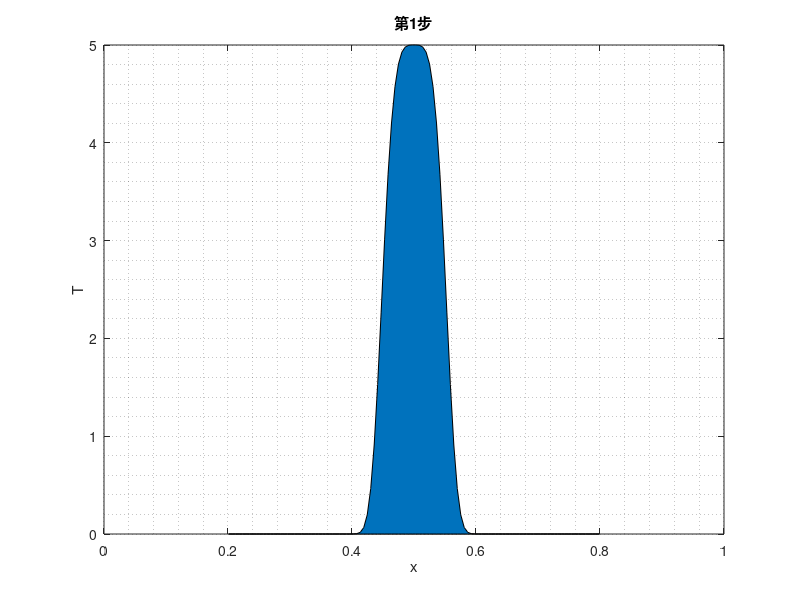

Reproduce this figure in MATLAB. (Note: this script raises an error after producing the figure.)
%% 数值解
clc;clear;close all

% 输入初始条件
% 预设条件
L=1;  % 棒子长度
Nx=180;  % 水平节点数
x=linspace(0,1,Nx);
dx=L/(Nx-1);  % 格点间距
K=1.e-2;  % 热传导系数
A=5;  % 振幅
dt=10;  % 时间步长
mu=(K*dt)/(dx^2);

% 动图参数
Fname='D:\研究生作业\数模作业1\';
GifName='FTCS.gif';
delay=0.1;  % 延迟时间

% 初始时刻，t=0时温度分布
% T0=A*cos((pi/L).*x);  % 按照初始条件得出T0温度分布
% T0=0.5*A*(1+cos(1*x/L*pi));  % PPT中T0温度分布
T0=A*exp( - (x-0.5*L).^4*1.e5 );

% 绘制并写入第一张图
figure
area(x,T0)
grid minor
drawnow
set(gca,'xlim',[0 L],'ylim',[0 A])
title('第1步')
xlabel('x')
ylabel('T')
print([Fname,'1','-dpng']);

V=imread([Fname,num2str(count),'.png']);
[X,map]=rgb2ind(V,256);
imwrite(X,map,[Fname,GifName],'gif','LoopCount',inf,'DelayTime',delay)

% 初始参数
count=0;

T1=zeros(size(T0));  % 储存t=1时刻温度计算值
T2=zeros(size(T0));  % 储存t=2时刻温度计算值


% 开始计算
% 使用FTCS(Forward Time Central Space)
xi=2:Nx-1;  % 头尾格点由初始条件和边界条件给出，xi为需计算格点
while count<5000
    count=count+1;

    T1(xi)=(1-2*mu)*T0(xi) + mu*( T0(xi+1)+T0(xi-1) );
    T1(1)=T1(2);
    T1(end)=T1(end-1);
    
    T0=T1;

    if mod(count,50)==0
        figure(1)
        grid minor
        hold on
        title(['第',num2str(count),'步'])
        xlabel('x')
        ylabel('T')

        area(x,T0)
        hold on
        drawnow
        set(gca,'xlim',[0 L],'ylim',[0 A])
        print([Fname,num2str(count),'-dpng']);

        V=imread([Fname,num2str(count),'.png']);
        [X,map]=rgb2ind(V,256);
        imwrite(X,map,[Fname,GifName],'gif','WriteMode','append','DelayTime',delay)
        
    end

end


%% 解析解
clc;clear;close all

% 输入初始条件
% 预设条件
L=1;  % 棒子长度
Nx=180;  % 水平节点数
x=linspace(0,1,Nx);
dx=L/(Nx-1);  % 格点间距
K=1.e-2;  % 热传导系数
A=5;  % 振幅
dt=10;  % 时间步长
mu=(K*dt)/(dx^2);

% 动图参数
Fname='D:\研究生作业\数模作业1\';
GifName='JieXi.gif';
delay=0.1;  % 延迟时间

% 初始时刻，t=0时温度分布
t=0;
T0=A*exp(-1*K*(pi/L).^2*t)*cos(pi/L*x);

% 绘制并写入第一张图
figure
area(x,T0)
grid minor
drawnow
set(gca,'xlim',[0 L],'ylim',[0 A])
title('第1步')
xlabel('x')
ylabel('T')
print([Fname,'1','-dpng']);

V=imread([Fname,num2str(count),'.png']);
[X,map]=rgb2ind(V,256);
imwrite(X,map,[Fname,GifName],'gif','LoopCount',inf,'DelayTime',delay)

% 开始计算
% 使用数值解
xi=2:Nx-1;  % 头尾格点由初始条件和边界条件给出，xi为需计算格点
while t<50000
    t=t+dt;

    T=A*exp(-1*K*(pi/L).^2*t)*cos(pi/L*x);

    if mod(t,500)==0
        figure(1)
        grid minor
        hold on
        title(['第',num2str(t/10),'步'])
        xlabel('x')
        ylabel('T')

        area(x,T)
        hold on
        drawnow
        set(gca,'xlim',[0 L],'ylim',[0 A])
        print([Fname,num2str(count),'-dpng']);

        V=imread([Fname,num2str(count),'.png']);
        [X,map]=rgb2ind(V,256);
        imwrite(X,map,[Fname,GifName],'gif','WriteMode','append','DelayTime',delay)
        
    end

end




















